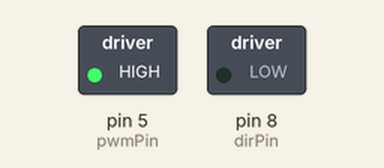
Recording of a sketch running on a simulated Arduino Uno, built with avr-gcc and run on an emulated ATmega328P. On the bench: switched loads named in the sketch (green lamp = pin HIGH). Dashed ring = blinking. What the sketch prints to the serial monitor is not drawn.

Above: at 0.2 s.
Timing chart, 0 to 3.0 s (numbered marks = the images above):
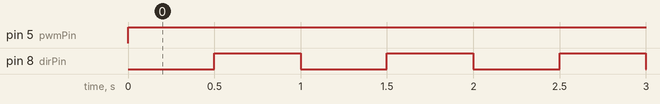

Measured:
- by itself, pin 5 (pwmPin): LOW → HIGH at 0.00 s
- by itself, pin 8 (dirPin): alternates HIGH for 0.50 s and LOW for 0.50 s

The sketch:

sketch_02_MotorTest.ino
```cpp
#include <math.h>

int pwmPin = 5; // PWM output pin for motor 1
int dirPin = 8; // direction output pin for motor 1

#define SAMPLE_PERIOD  (double)0.0004 // 0.4ms sample period

void setup() {
  // put your setup code here, to run once:
  // Set up serial communication
  Serial.begin(38400);

  // Set PWM frequency
  setPwmFrequency(pwmPin, 1);

  // Output pins
  pinMode(pwmPin, OUTPUT);  // PWM pin for motor A
  pinMode(dirPin, OUTPUT);  // dir pin for motor A

  // Initialize motor
  analogWrite(pwmPin, 0);     // set to not be spinning (0/255)
  digitalWrite(dirPin, LOW);  // set direction


  //initialize output compare
  InitOC();
}

// Force output variables
double force = 0;           // force at the handle
double duty = 0;            // duty cylce (between 0 and 255)
int dirFlag = 0;
unsigned int output = 0;    // output command to the motor

void loop() {

  force = 1.0;

  if (dirFlag == 1)
  {
    digitalWrite(dirPin, HIGH);
  }
  else
  {
    digitalWrite(dirPin, LOW);
  }

  // Compute the duty cycle required to generate Tp (torque at the motor pulley)c
  duty = force;

  // Make sure the duty cycle is between 0 and 100%
  if (duty > 1)
  {
    duty = 1;
  }
  else if (duty < 0)
  {
    duty = 0;
  }
  output = (int)(duty * 255);  // convert duty cycle to output signal
  analogWrite(pwmPin, output); // output the signal
}

// --------------------------------------------------------------
// Function to set PWM Freq -- DO NOT EDIT
// --------------------------------------------------------------
void setPwmFrequency(int pin, int divisor) {
  byte mode;
  if (pin == 5 || pin == 6 || pin == 9 || pin == 10) {
    switch (divisor)
    {
      case 1: mode = 0x01; break;
      case 8: mode = 0x02; break;
      case 64: mode = 0x03; break;
      case 256: mode = 0x04; break;
      case 1024: mode = 0x05; break;
      default: return;
    }
    if (pin == 5 || pin == 6)
    {
      TCCR0B = TCCR0B & 0b11111000 | mode;
    }
    else
    {
      TCCR1B = TCCR1B & 0b11111000 | mode;
    }
  }
  else if (pin == 3 || pin == 11)
  {
    switch (divisor)
    {
      case 1: mode = 0x01; break;
      case 8: mode = 0x02; break;
      case 32: mode = 0x03; break;
      case 64: mode = 0x04; break;
      case 128: mode = 0x05; break;
      case 256: mode = 0x06; break;
      case 1024: mode = 0x7; break;
      default: return;
    }
    TCCR2B = TCCR2B & 0b11111000 | mode;
  }
}

//initializes the output compare on timer 1 for performing calculations
void InitOC()
{
  //*******OUTPUT COMPARE ON CHANNEL 1******

  //see section 15.7: of ATmega328 datasheet
  //register descriptions section 17.11, page 158

  //  DDRB |= _BV(1); //set bit 5 as output direction, OC1A debug pin (Pin 9) ---> PIN 9 IS DIRECTION
  //B5 (11) will oscillate at half the freq

  //WGM3:0 set to 0,1,0,0 for output compare (clear timer on compare)
  //CTC mode, TOP = OCR1A, update immediate, TOV flag set on MAX
  //from table 15-4
  TCCR1A &= ~_BV(WGM11) & ~_BV(WGM10);
  TCCR1B &= ~_BV(WGM13);
  TCCR1B |= _BV(WGM12);

  //debug output
  //COM1A1:0 set to 0,1 for toggle --> set OC1A (B1) bit high (will clear at end of calculation) --> just toggle instead
  //from table 15-1 on page 134
  TCCR1A |= _BV(COM1A1) | _BV(COM1A0);
  TCCR1A &= ~_BV(COM1A1);

  //CS12:0 set to 1,0,0 for clk/256 prescaling: runs on 16MHz clock
  //table 15-5
  TCCR1B &= ~_BV(CS10) & ~_BV(CS11);
  TCCR1B |= _BV(CS12);

  //****CHANGE OCR1A TO MODULATE FREQUENCY
  //page 126: freq = f_clk / (N * (1 + OCR1A)), N = 256, f_clk = 16MHz (the 2 in the equation is because of toggling)
  //want period of 400us --> 2.5kHz
  //2.5kHz = 16 MHz / (256 * (1 + OCR1A)) --> OCR1A = 24
  OCR1A = 24;

  //interrupt enable

  TIMSK1 |= _BV(OCIE1A); //output compare interrupt timer 1A

}

long int cnt = 0;
//Timer 1 interrupt for performing position calculations
ISR(TIMER1_COMPA_vect)
{
  PORTB |= B00100000;

  cnt++;
  if (cnt % (2500/2) == 0)
  {
    if (dirFlag == 0)
    {
      dirFlag = 1;

      Serial.println('1');
    }
    else
    {
      dirFlag = 0;
      Serial.println('0');
    }
  }

PORTB &= ~B00100000;
//PORTB &= ~B00000001; //clear bit B1
}
```
